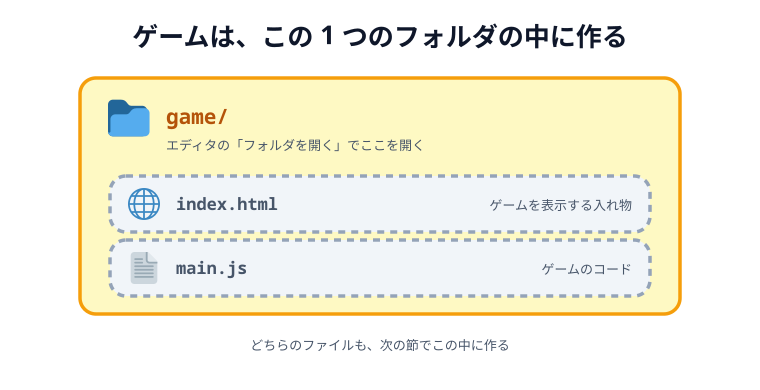

Reproduce this figure in Python.
# 01-workspace.svg
# スキーマ: CONTAINER（1つの game/ の中にゲーム一式が入る）
# 開くのはこのフォルダ1つだけ。中の2ファイルはまだ無く、次の節で作る（破線で表す）。

import sys
sys.path.insert(0, "/Users/seekseep/.claude/skills/genfig")
from genfig import Canvas, PALETTE

W, H = 760, 390
c = Canvas(W, H)

c.text(380, 46, "ゲームは、この 1 つのフォルダの中に作る", scale="xl")

# --- CONTAINER: 作業フォルダ ------------------------------------------------------
c.sticky(80, 78, 600, 236, color="yellow")
c.emoji("1f4c1", 108, 96, 44)
c.text(166, 124, "game/", scale="lg", align="left",
       fill=PALETTE["yellow"]["text"], font="technical")
c.text(166, 150, "エディタの「フォルダを開く」でここを開く", scale="sm", align="left")

# --- まだ無い2ファイル（破線） -----------------------------------------------------
FILES = [
    (176, "1f310", "index.html", "ゲームを表示する入れ物"),
    (240, "1f4c4", "main.js",    "ゲームのコード"),
]
for y, cp, name, role in FILES:
    c.sticky(110, y, 540, 56, color="gray", dash="dashed")
    c.emoji(cp, 128, y + 12, 32)
    c.text(176, y + 34, name, scale="md", align="left", font="technical")
    c.text(632, y + 34, role, scale="sm", align="right")

c.text(380, 350, "どちらのファイルも、次の節でこの中に作る", scale="sm")

c.save("01-workspace.svg")
